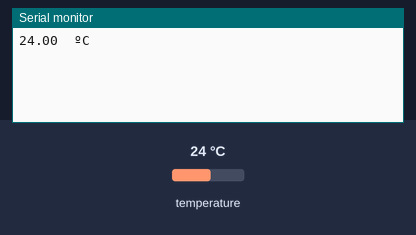
Recording of a sketch running on a simulated Arduino Uno, built with avr-gcc and run on an emulated ATmega328P. On the bench: the last lines printed to the serial monitor. Inputs (shaded band) come from the test bench; at power-on: temperature 24 °C.

Above: at 1.5 s.
1.6 s: temperature set to 12 °C
At 2.9 s:
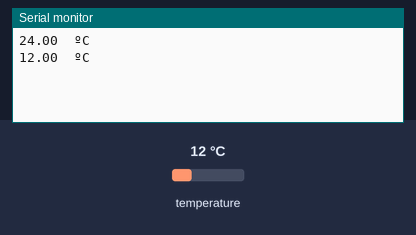
3.7 s: temperature set to 19 °C
At 4.7 s:
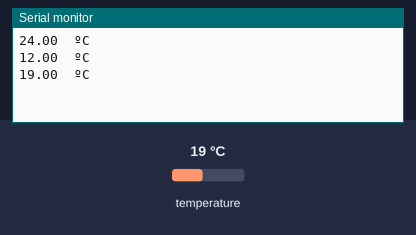
Timing chart, 0 to 6.7 s (numbered marks = the images above; inputs shaded):
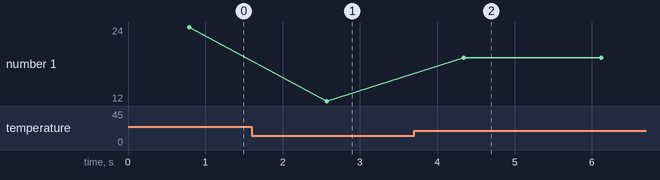

Measured:
- after the input at 1.6 s, the serial monitor: prints a new line after 0.97 s (image 1)
- after the input at 3.7 s, the serial monitor: prints a new line after 0.65 s (image 2)
- plotted number 1: 24 → 12 after the input at 1.6 s, 12 → 19 after the input at 3.7 s

The sketch:

Arducam_DS18S20.ino
```cpp
#include "OneWire.h"
#include "DallasTemperature.h"

// GPIO where the DS18B20 is connected to
const int oneWireBus = 4;

// Setup a oneWire instance to communicate with any OneWire devices
OneWire oneWire(oneWireBus);

// Pass our oneWire reference to Dallas Temperature sensor
DallasTemperature sensors(&oneWire);

void setup() {
  // Start the Serial Monitor
  Serial.begin(115200);
  // Start the DS18B20 sensor
  sensors.begin();
}

void loop() {
  sensors.requestTemperatures();
  float temperatureC = sensors.getTempCByIndex(0);
  float temperatureF = sensors.getTempFByIndex(0);
  Serial.print(temperatureC);
  Serial.println("\tºC");
//  Serial.print(temperature/F);
//  Serial.println("ºF");/
  delay(1000);
}
```
